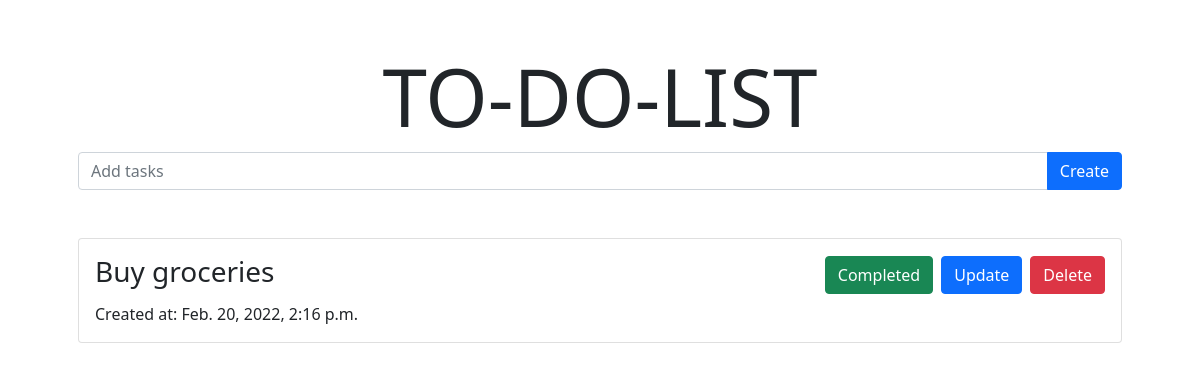
The app's page /, older data.
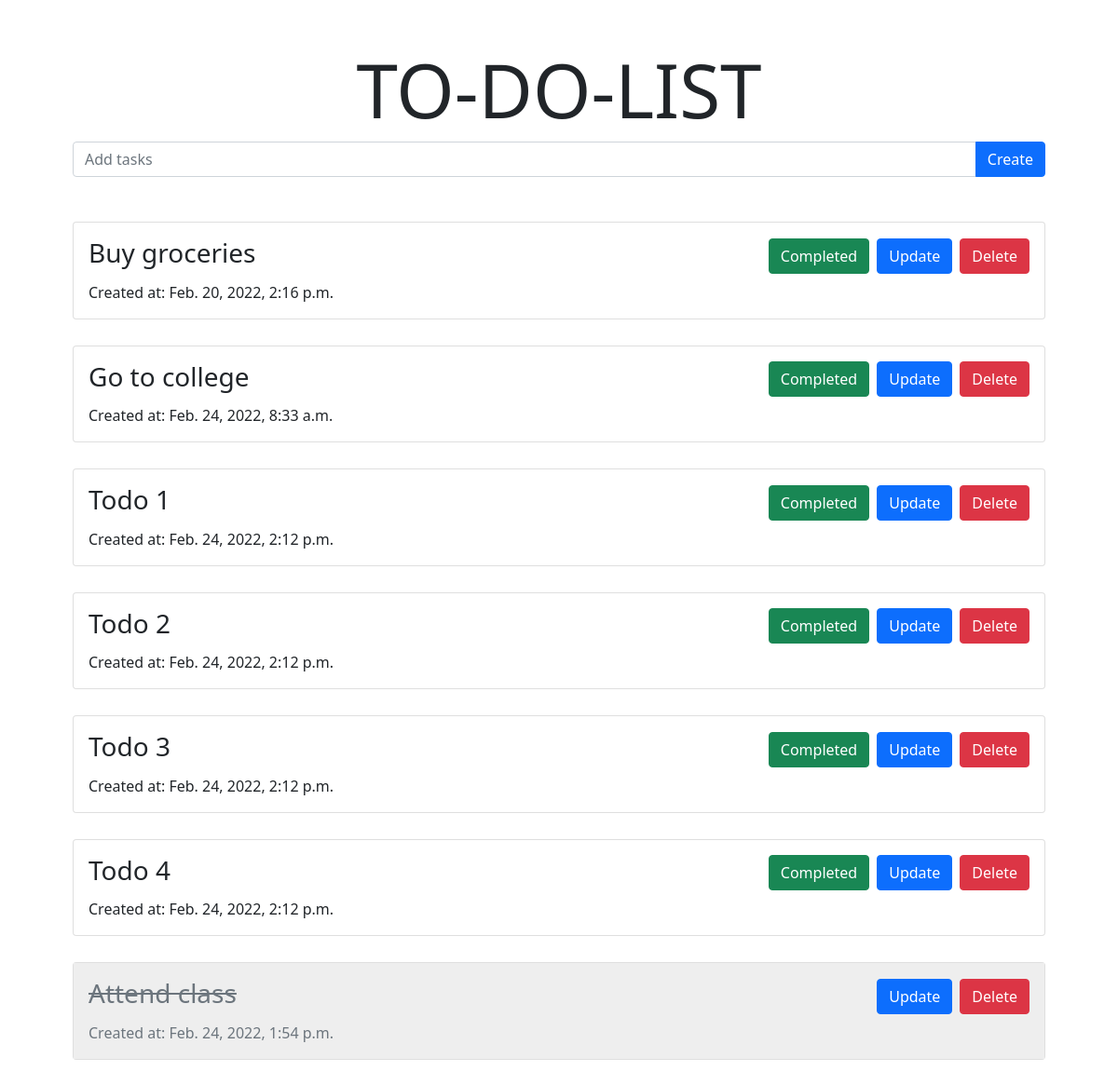
The same page, newer data.
### todo/models.py (models this page shows, shortened)
class TodoItem(models.Model):
    task_name = models.CharField(max_length=200)
    completed = models.BooleanField(default=False)
    created_at = models.DateTimeField(auto_now_add=True)

### todo/views.py (the view)
# urls.py: path('', index, name='home'),
def index(request):
    completed_todos = TodoItem.objects.filter(completed=True)
    todos = TodoItem.objects.filter(completed=False)
    return render(request, 'index.html', {
        'completed_todos': completed_todos,
        'todos': todos,
    })

### templates/index.html
{% extends 'base.html' %}
{% block content %}
    <form action="/addTodo/" method="post"> {% csrf_token %}
        <div class="input-group mb-5">
            <input type="text" class="form-control" name="task_name" placeholder="Add tasks">
            <button class="btn btn-primary" type="submit">Create</button>
        </div>
    </form>
    {% for todo_item in todos %}
        <div class="row mb-1">
            <div class="col-md-12">
                <div class="card flex-md-row mb-4 box-shadow h-md-250">
                    <div class="card-body d-flex flex-column align-items-start">
                        <h3 class="card-title d-flex justify-content-between w-100">{{ todo_item.task_name }}
                            <div class="d-grid gap-2 d-md-flex justify-content-md-end">
                                <form action="{% url 'completeTodo' todo_item.id %}" method="post"> {% csrf_token %}
                                    <button class="btn btn-success" type="submit">Completed</button>
                                </form>
                                <form action="{% url 'updateTodo' todo_item.id %}" method="get"> {% csrf_token %}
                                    <button class="btn btn-primary" type="submit">Update</button>
                                </form>
                                <form action="{% url 'deleteTodo' todo_item.id %}" method="get"> {% csrf_token %}
                                    <button class="btn btn-danger" type="submit">Delete</button>
                                </form>
                            </div>
                        </h3>
                        <p class="card-text">Created at: {{ todo_item.created_at }}</p>
                    </div>
                </div>
            </div>
        </div>
    {% endfor %}
    {% for todo_item in completed_todos %}
        <div class="row mb-1">
            <div class="col-md-12">
            <div class="card flex-md-row mb-4 box-shadow h-md-250">
                <div class="card-body d-flex flex-column align-items-start" style="background-color: #eee;">
                    <h3 class="card-title d-flex justify-content-between w-100 text-secondary"><del>{{ todo_item.task_name }}</del>
                        <div class="d-grid gap-2 d-md-flex justify-content-md-end">
                            <form action="{% url 'updateTodo' todo_item.id %}" method="get"> {% csrf_token %}
                                <button class="btn btn-primary" type="submit">Update</button>
                            </form>
                            <form action="{% url 'deleteTodo' todo_item.id %}" method="get"> {% csrf_token %}
                                <button class="btn btn-danger" type="submit">Delete</button>
                            </form>
                        </div>
                    </h3>
                    <p class="card-text text-secondary">Created at: {{ todo_item.created_at }}</p>
                </div>
            </div>
            </div>
        </div>
    {% endfor %}
{% endblock content %}

### templates/base.html (shortened to what this page needs)
<!doctype html>
<html lang="en">
  <head>
    <link href="https://cdn.jsdelivr.net/npm/bootstrap@5.1.3/dist/css/bootstrap.min.css" rel="stylesheet">
  </head>
  <body>
    <div class="container-sm p-5">
      <h1 class="display-1 text-center">TO-DO-LIST</h1>
      {% block content %}{% endblock %}
    </div>
  </body>
</html>

Row changes from the older to the newer data that the page shows:
added TodoItem: task_name "Go to college", created_at "Feb. 24, 2022, 8:33 a.m.", shown under "TO-DO-LIST"
added TodoItem: task_name "Todo 1", created_at "Feb. 24, 2022, 2:12 p.m.", shown under "TO-DO-LIST"
added TodoItem: task_name "Todo 2", created_at "Feb. 24, 2022, 2:12 p.m.", shown under "TO-DO-LIST"
added TodoItem: task_name "Todo 3", created_at "Feb. 24, 2022, 2:12 p.m.", shown under "TO-DO-LIST"
added TodoItem: task_name "Todo 4", created_at "Feb. 24, 2022, 2:12 p.m.", shown under "TO-DO-LIST"
added TodoItem: task_name "Attend class", created_at "Feb. 24, 2022, 1:54 p.m."
